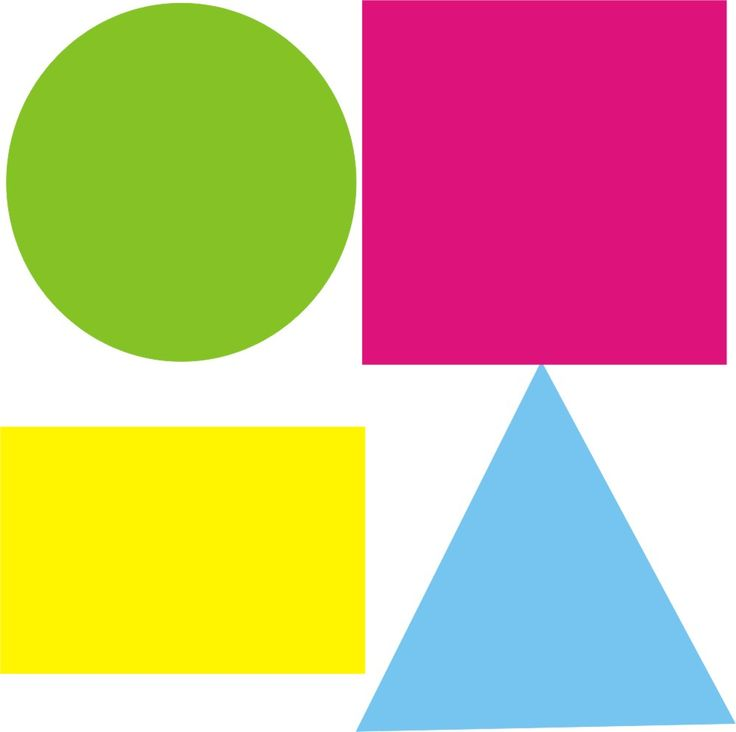
//> input picture cvLearning/HoughLines/Shapes.jpg, 736 x 732 px
$ ./main Shapes.jpg   (built with g++ and OpenCV 4)
//> lines starting //> are read from the running program, lines starting //| are printed output that depends on the picture
#include "opencv2/highgui/highgui.hpp"
#include "opencv2/imgproc/imgproc.hpp"

#include <iostream>

using namespace cv;
using namespace std;


int main ( int, char** argv )
{


    // Declare the output variables
    Mat dst, cdst, cdstP;

    // Loads an image
    Mat src = imread( argv[1], IMREAD_GRAYSCALE );
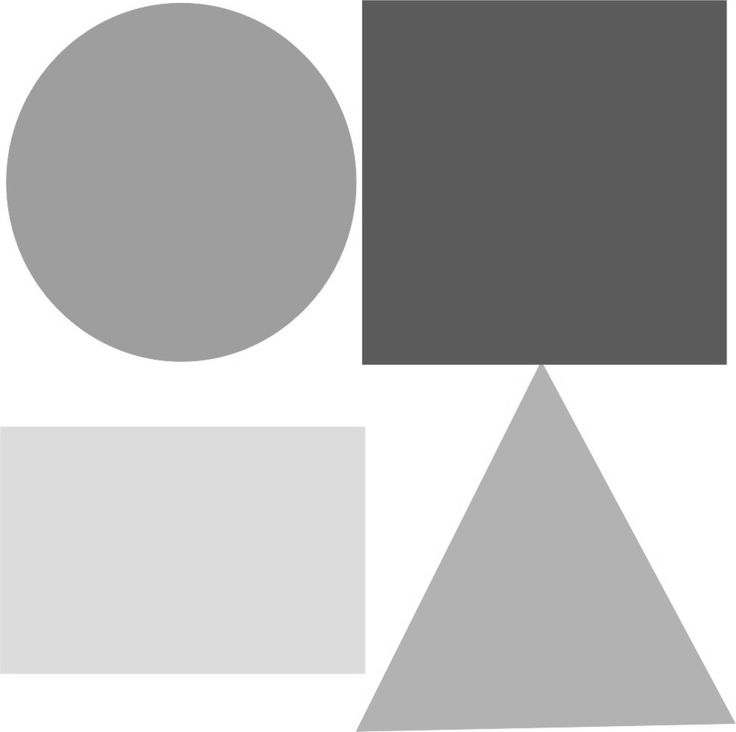
//> src: 732 rows x 736 cols, CV_8UC1; min 80, max 255, mean 180.9
    //Mat src = imread( "Haus.png", IMREAD_GRAYSCALE );

    // Check if image is loaded fine
    if(src.empty()){
        return -1;
    }
    // Edge detection
    Canny(src, dst, 50, 200, 3);
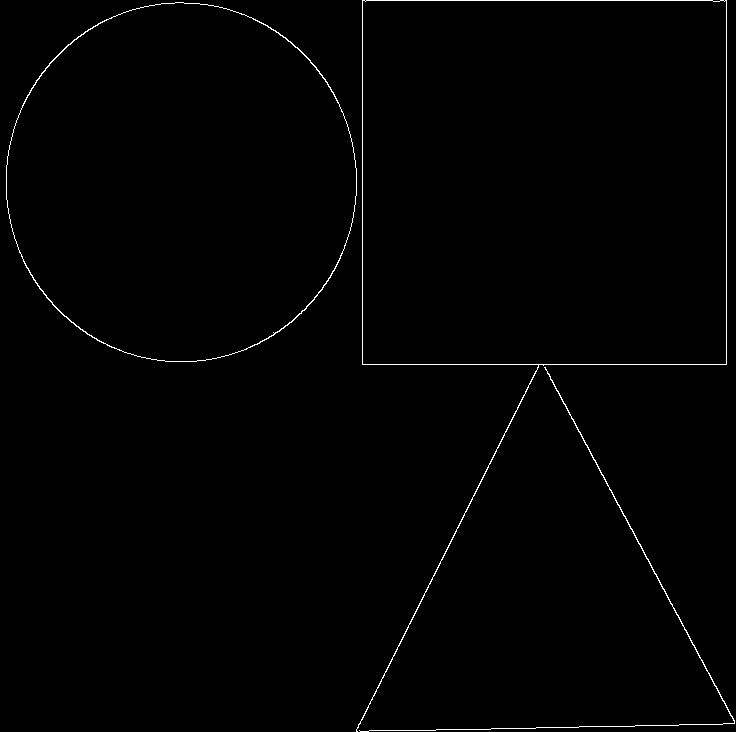
//> dst: 732 rows x 736 cols, CV_8UC1; 0.78% white in thin lines or dots
    // Copy edges to the images that will display the results in BGR
	imshow("Canny",dst);
    cvtColor(dst, cdst, COLOR_GRAY2BGR);
//> cdst: 732 rows x 736 cols, CV_8UC3; 0.78% white in thin lines or dots
    cdstP = cdst.clone();
    // Standard Hough Line Transform
//    vector<Vec2f> lines; // will hold the results of the detection
	 // Probabilistic Line Transform
    vector<Vec4i> linesP; // will hold the results of the detection
    HoughLinesP(dst, linesP, 1, CV_PI/180, 50, 50, 50 ); // runs the actual detection
//> linesP = 12 lines (x1, y1, x2, y2), first 8: [362, 364, 726, 364], [362, 0, 726, 0], [726, 363, 726, 1], [545, 367, 734, 723], [362, 363, 362, 1], [356, 731, 634, 726], [358, 724, 486, 471], [356, 730, 722, 724]
    // Draw the lines
    for( size_t i = 0; i < linesP.size(); i++ )
    {
        Vec4i l = linesP[i];
        line( cdstP, Point(l[0], l[1]), Point(l[2], l[3]), Scalar(0,0,255), 3, LINE_AA);
    }
//> this loop made 12 passes
//> l on passes 1 to 12: [362, 364, 726, 364], [362, 0, 726, 0], [726, 363, 726, 1], [545, 367, 734, 723], [362, 363, 362, 1], [356, 731, 634, 726], [358, 724, 486, 471], [356, 730, 722, 724], [483, 475, 538, 366], [595, 460, 734, 721], [543, 365, 670, 603], [356, 729, 432, 579]
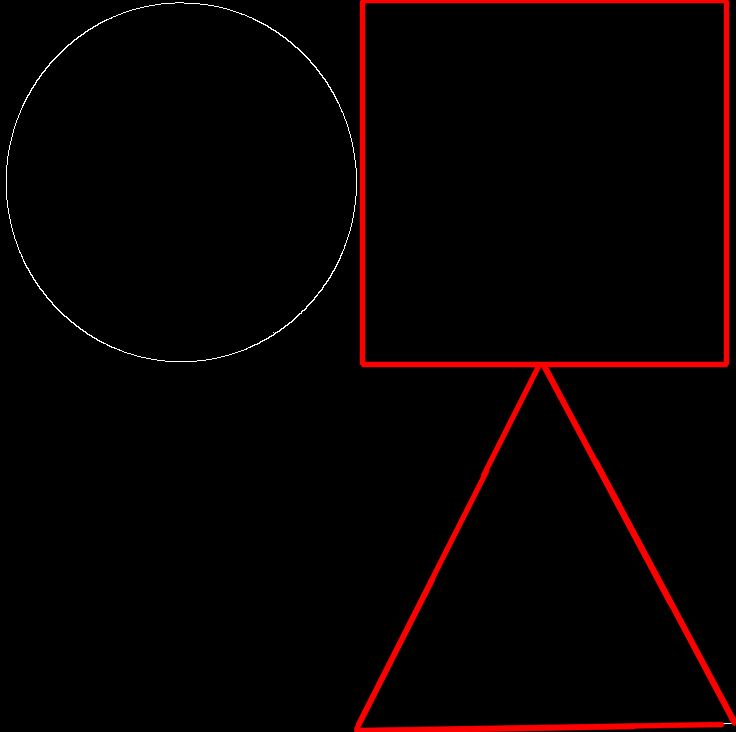
//> cdstP: 732 rows x 736 cols, CV_8UC3; mean B, G, R 0.6, 0.6, 7.2
    // Show results
    imshow("Source", src);
//    imshow("Detected Lines (in red) - Standard Hough Line Transform", cdst);
    imshow("Detected Lines (in red) - Probabilistic Line Transform", cdstP);
    // Wait and Exit
    waitKey();
    return 0;
}
